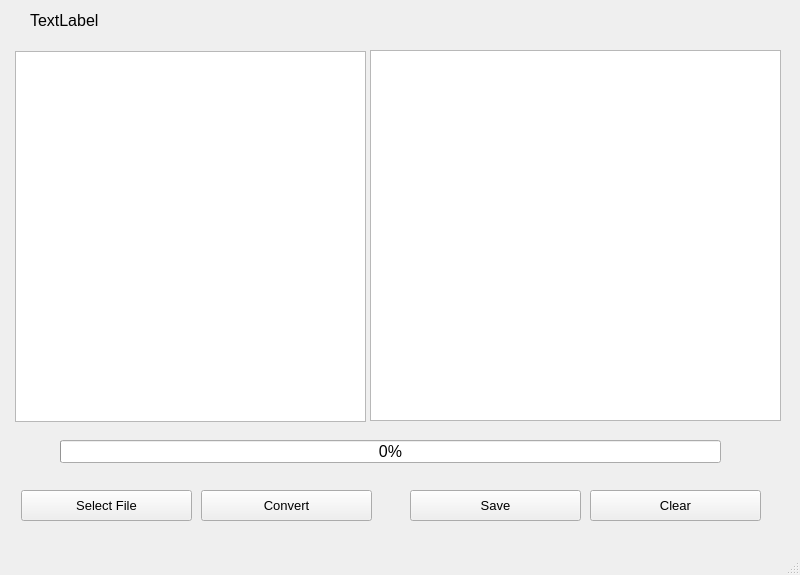
<?xml version="1.0" encoding="UTF-8"?>
<ui version="4.0">
 <class>MainWindow</class>
 <widget class="QMainWindow" name="MainWindow">
  <property name="geometry">
   <rect>
    <x>0</x>
    <y>0</y>
    <width>800</width>
    <height>575</height>
   </rect>
  </property>
  <property name="font">
   <font>
    <pointsize>12</pointsize>
   </font>
  </property>
  <property name="windowTitle">
   <string>Convert_To_RGB565</string>
  </property>
  <widget class="QWidget" name="centralwidget">
   <widget class="QListWidget" name="fileListWidget">
    <property name="geometry">
     <rect>
      <x>15</x>
      <y>51</y>
      <width>351</width>
      <height>371</height>
     </rect>
    </property>
    <property name="font">
     <font>
      <pointsize>8</pointsize>
     </font>
    </property>
   </widget>
   <widget class="QPushButton" name="selectFileButton">
    <property name="geometry">
     <rect>
      <x>21</x>
      <y>490</y>
      <width>171</width>
      <height>31</height>
     </rect>
    </property>
    <property name="font">
     <font>
      <pointsize>10</pointsize>
     </font>
    </property>
    <property name="text">
     <string>Select File</string>
    </property>
   </widget>
   <widget class="QPushButton" name="convertButton">
    <property name="geometry">
     <rect>
      <x>201</x>
      <y>490</y>
      <width>171</width>
      <height>31</height>
     </rect>
    </property>
    <property name="font">
     <font>
      <pointsize>10</pointsize>
     </font>
    </property>
    <property name="text">
     <string>Convert</string>
    </property>
   </widget>
   <widget class="QPushButton" name="saveButton">
    <property name="geometry">
     <rect>
      <x>410</x>
      <y>490</y>
      <width>171</width>
      <height>31</height>
     </rect>
    </property>
    <property name="font">
     <font>
      <pointsize>10</pointsize>
     </font>
    </property>
    <property name="text">
     <string>Save</string>
    </property>
   </widget>
   <widget class="QPlainTextEdit" name="outputTextEdit">
    <property name="geometry">
     <rect>
      <x>370</x>
      <y>50</y>
      <width>411</width>
      <height>371</height>
     </rect>
    </property>
    <property name="font">
     <font>
      <pointsize>8</pointsize>
     </font>
    </property>
   </widget>
   <widget class="QLabel" name="fileCountLabel">
    <property name="geometry">
     <rect>
      <x>30</x>
      <y>10</y>
      <width>131</width>
      <height>21</height>
     </rect>
    </property>
    <property name="font">
     <font>
      <pointsize>12</pointsize>
     </font>
    </property>
    <property name="text">
     <string>TextLabel</string>
    </property>
   </widget>
   <widget class="QPushButton" name="clearButton">
    <property name="geometry">
     <rect>
      <x>590</x>
      <y>490</y>
      <width>171</width>
      <height>31</height>
     </rect>
    </property>
    <property name="font">
     <font>
      <pointsize>10</pointsize>
     </font>
    </property>
    <property name="text">
     <string>Clear</string>
    </property>
   </widget>
   <widget class="QProgressBar" name="progressBar">
    <property name="geometry">
     <rect>
      <x>60</x>
      <y>440</y>
      <width>661</width>
      <height>23</height>
     </rect>
    </property>
    <property name="value">
     <number>0</number>
    </property>
   </widget>
  </widget>
  <widget class="QMenuBar" name="menubar">
   <property name="geometry">
    <rect>
     <x>0</x>
     <y>0</y>
     <width>800</width>
     <height>27</height>
    </rect>
   </property>
  </widget>
  <widget class="QStatusBar" name="statusbar"/>
 </widget>
 <resources/>
 <connections/>
</ui>
